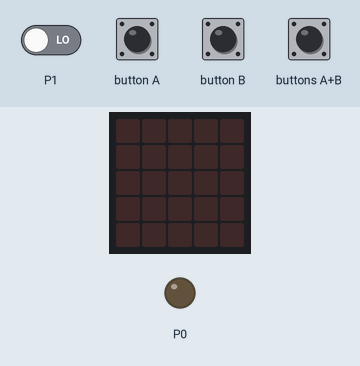
Recording of a program running on a simulated BBC micro:bit (MakeCode). Parts: the board's 5×5 LED display, output pins drawn as LEDs (lit = HIGH). The inputs (shaded band) are chosen by the test bench; at power-on: P1 LOW.

Above: at 1.2 s.
1.3 s: button A pressed for 0.15 s
At 2.6 s:
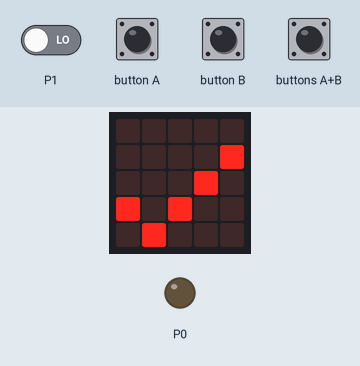
3.5 s: buttons A+B pressed for 0.15 s
At 5.0 s:
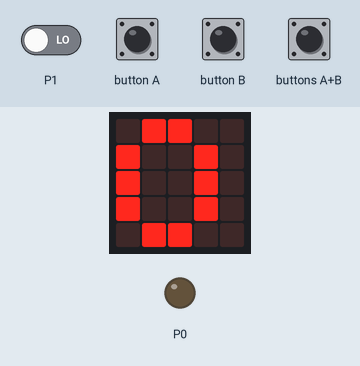
6.6 s: button B pressed for 0.15 s
At 7.8 s:
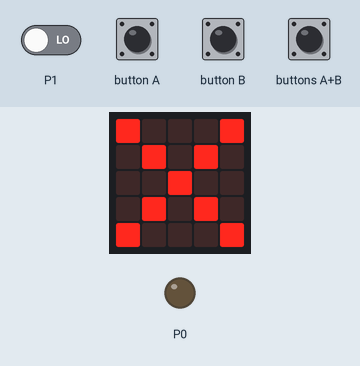
8.8 s: buttons A+B pressed for 1 s
At 12.2 s:
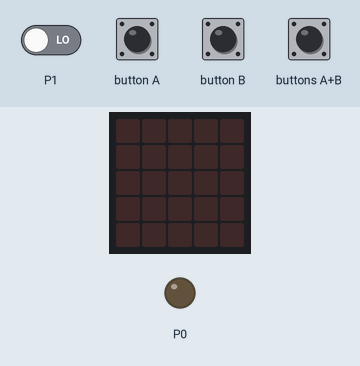
Timing chart, 0 to 13.7 s (numbered marks = the images above; inputs shaded):
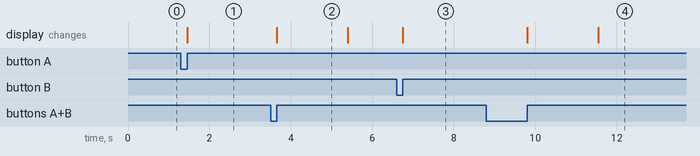

The program:

main.ts
```typescript
input.onButtonPressed(Button.A, function () {
    basic.showIcon(IconNames.Yes)
    pins.digitalWritePin(DigitalPin.P1, 1)
})
input.onButtonPressed(Button.AB, function () {
    basic.showString("" + (pins.digitalReadPin(DigitalPin.P1)))
    basic.pause(1000)
    basic.showLeds(`
        . . . . .
        . . . . .
        . . . . .
        . . . . .
        . . . . .
        `)
    pins.digitalWritePin(DigitalPin.P0, 0)
    pins.analogWritePin(AnalogPin.P0, 0)
})
input.onButtonPressed(Button.B, function () {
    basic.showIcon(IconNames.No)
    pins.analogWritePin(AnalogPin.P1, 1023)
})
```

test.ts
```typescript
// aquí va el archivo "tests"; esto no se compilará cuando este paquete se utilice como una extensión.
```

Measured:
- after the input at 1.3 s, the display: changes after 0.15 s (image 1)
- after the input at 3.5 s, the display: changes after 0.15 s (image 2)
- after the input at 6.6 s, the display: changes after 0.15 s (image 3)
- after the input at 8.8 s, the display: first changes after 1.0 s (image 4 shows a later state)
- what the display in image 2 shows lasts 1.7 s, from 3.7 s to 5.4 s
